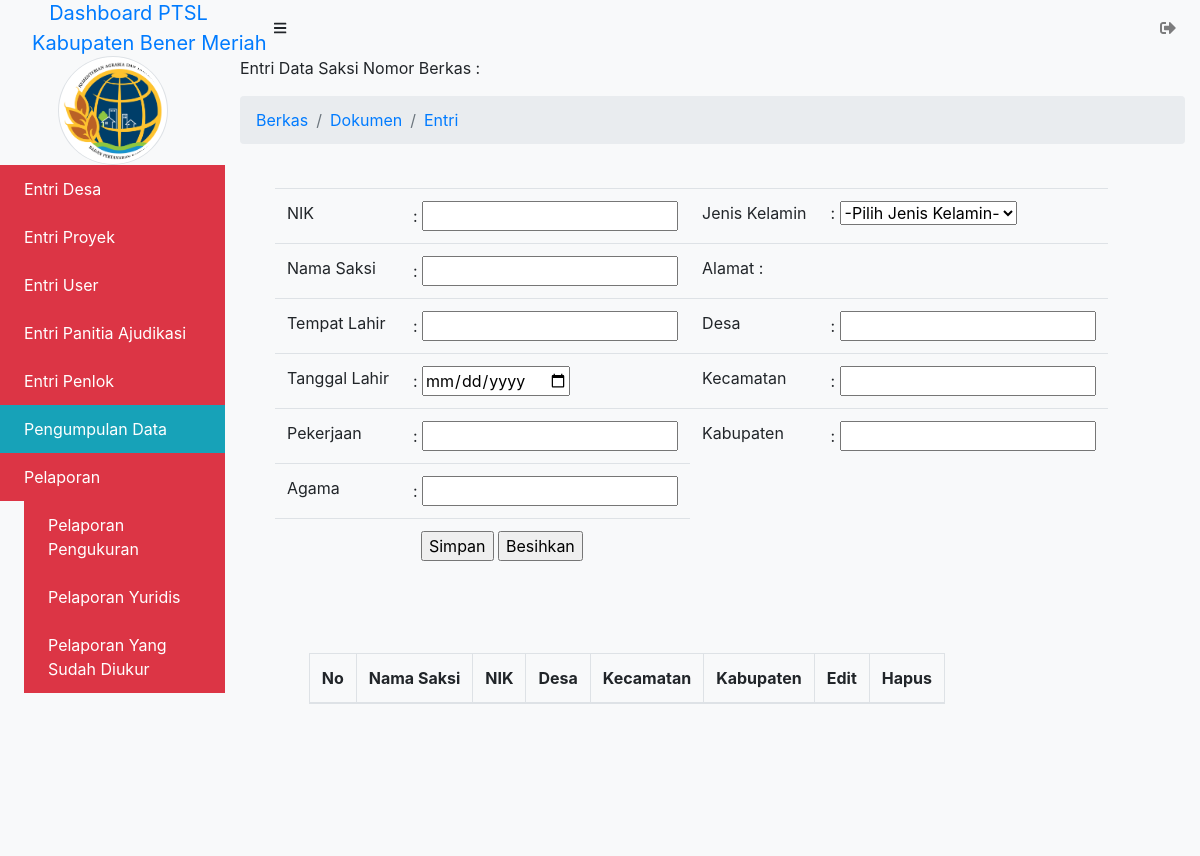
/admin/pemb_berkas/dokumen/entri/entri_saksi.php (signed in), run on an earlier commit of the app's database.
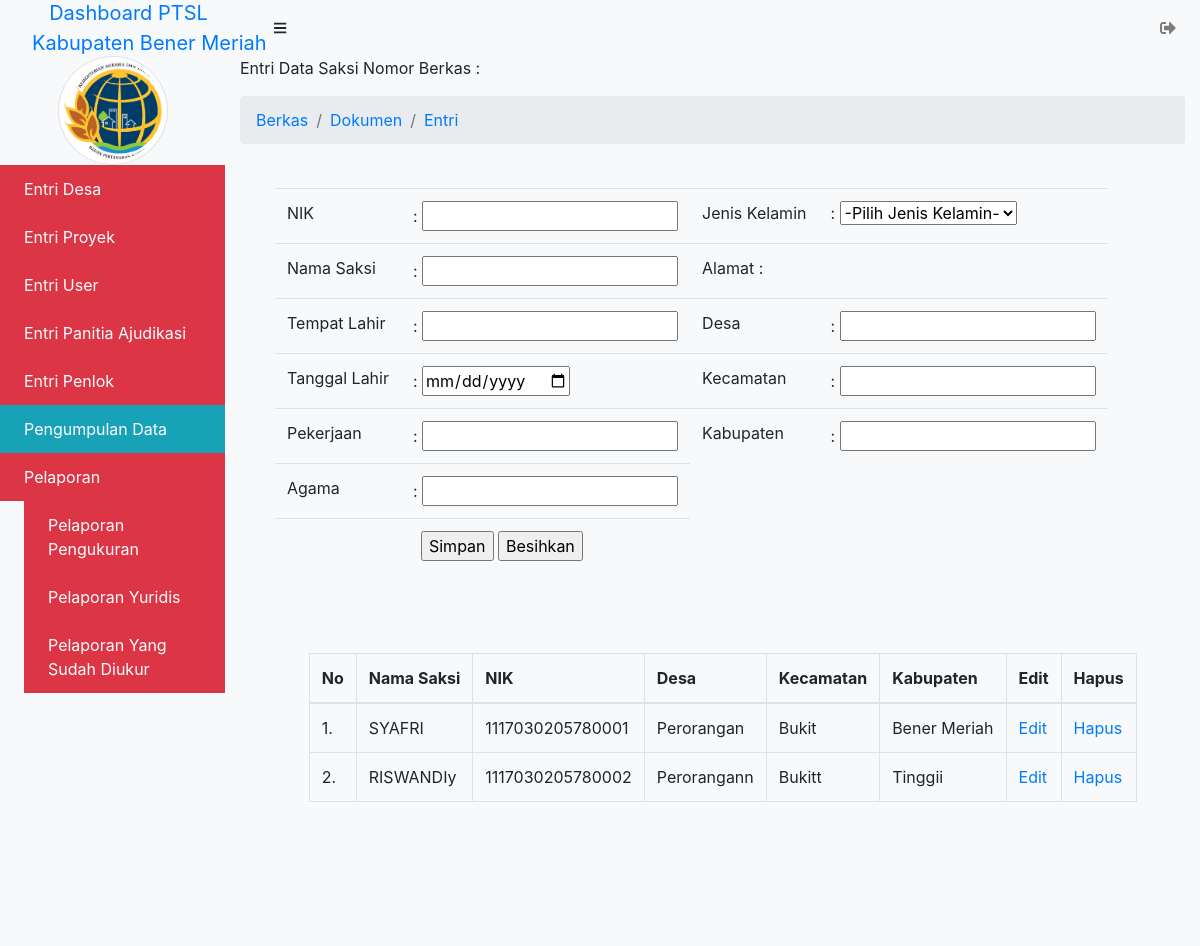
And on a later commit of the database.
### tables this page shows
CREATE TABLE `saksi` (
  `id_saksi` int(11) NOT NULL,
  `nik_saksi` varchar(100) NOT NULL,
  `id_jk` int(11) NOT NULL,
  `nama_saksi` varchar(225) NOT NULL,
  `temp_lahir_saksi` varchar(225) NOT NULL,
  `desa_saksi` varchar(255) NOT NULL,
  `tgl_lahir_saksi` date NOT NULL,
  `kecamatan_saksi` varchar(255) NOT NULL,
  `pekerjaan_saksi` varchar(255) NOT NULL,
  `kabupaten_saksi` varchar(255) NOT NULL,
  `agama_saksi` varchar(100) NOT NULL
);

### admin/pemb_berkas/dokumen/entri/entri_saksi.php (the view, shortened to what the changed rows need)
<?php $title = "Entri Data Saksi";
include_once('../../../_header.php');
?>
			<div id="layoutSidenav_content">
                <main>
<?php
function tambah($koneksi){
	?>
                        <div class="row">
                        	<div class="col-xl-auto offset-xl-1">
	<?php
}
function tampil_data($koneksi){
	$sql = "SELECT * FROM saksi LEFT JOIN jenis_kelamin ON saksi.id_jk = jenis_kelamin.id_jk";
	$query = mysqli_query($koneksi, $sql);
	$nomor = 1;
		echo "<fieldset>";
		echo "<div class='table-responsive'>";
		echo "<table class='table table-responsive-sm table-bordered table-hover' id='user' border='1' cellpadding='10'>";
		echo "<thead>";
			echo "<tr>";
			echo "<th>No</th>
				<th>Nama Saksi</th>
				<th>NIK</th>
				<th>Desa</th>
				<th>Kecamatan</th>
				<th>Kabupaten</th>
				<th>Edit</th>
				<th>Hapus</th>";
			echo "</tr>";
		echo "</thead>";
		echo "<tbody>";
	while($data = mysqli_fetch_array($query)){
		?>
			<tr>
				<td><?= $nomor++; ?>.</td>
				<td><?php echo $data['nama_saksi']; ?></td>
				<td><?php echo $data['nik_saksi']; ?></td>
				<td><?php echo $data['desa_saksi']; ?></td>
				<td><?php echo $data['kecamatan_saksi']; ?></td>
				<td><?php echo $data['kabupaten_saksi']; ?></td>
				<td>
					<a href="entri_saksi.php?aksi=update&id=<?php echo $data['id_saksi']; ?>&nik=<?php echo $data['nik_saksi']; ?>&jk=<?php echo $data['id_jk']; ?>&nm_saksi=<?php echo $data['nama_saksi']; ?>&temp_lahir=<?php echo $data['temp_lahir_saksi']; ?>&desa=<?php echo $data['desa_saksi']; ?>&tgl_lahir=<?php echo $data['tgl_lahir_saksi']; ?>&kecamatan=<?php echo $data['kecamatan_saksi']; ?>&pekerjaan=<?php echo $data['pekerjaan_saksi']; ?>&kabupaten=<?php echo $data['kabupaten_saksi']; ?>&agama=<?php echo $data['agama_saksi']; ?>">Edit</a>
				</td>
				<td>
					<a href="entri_saksi.php?aksi=delete&id=<?php echo $data['id_saksi']; ?>" onClick="return confirm('Yakin akan menghapus saksi <?= $data['nama_saksi']; ?>?')">Hapus</a>
				</td>
			</tr>
		<?php
	}
	echo "</tbody>";
	echo "</table>";
	echo "</fieldset>";
}
		?>
		<?php
if (isset($_GET['aksi'])){
	switch($_GET['aksi']){
		case "create":
			echo '<a href="entri_saksi.php"> &laquo; Home</a>';
			tambah($koneksi);
			break;
		case "read":
			tampil_data($koneksi);
			break;
		case "update":
			ubah($koneksi);
			tampil_data($koneksi);
			break;
		case "delete":
			hapus($koneksi);
			break;
		default:
			echo "<h3>Aksi <i>".$_GET['aksi']."</i> tidaka ada!</h3>";
			tambah($koneksi);
			tampil_data($koneksi);
	}
} else {
	tambah($koneksi);
	tampil_data($koneksi);
}
?>
                    		</div>
                    	</div>
                    </div>
				</div>
<?php include_once('../../../_footer.php'); ?>

What changed in the data, as far as the page shows it:
added saksi: nama_saksi "SYAFRI", nik_saksi "1117030205780001", desa_saksi "Perorangan", kecamatan_saksi "Bukit", kabupaten_saksi "Bener Meriah"
added saksi: nama_saksi "RISWANDIy", nik_saksi "1117030205780002", desa_saksi "Perorangann", kecamatan_saksi "Bukitt", kabupaten_saksi "Tinggii"
